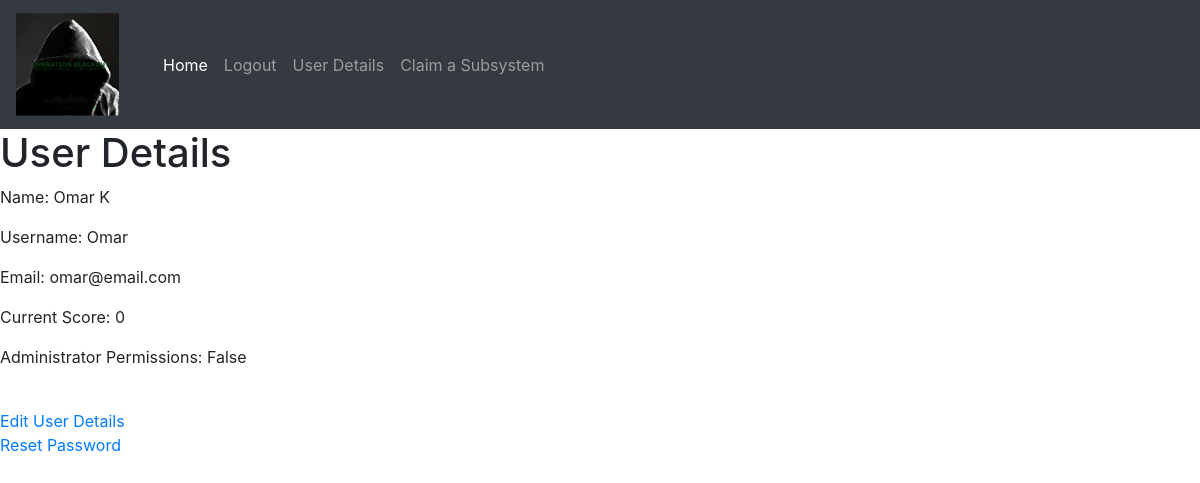
Page /user (signed in) on the earlier database version.
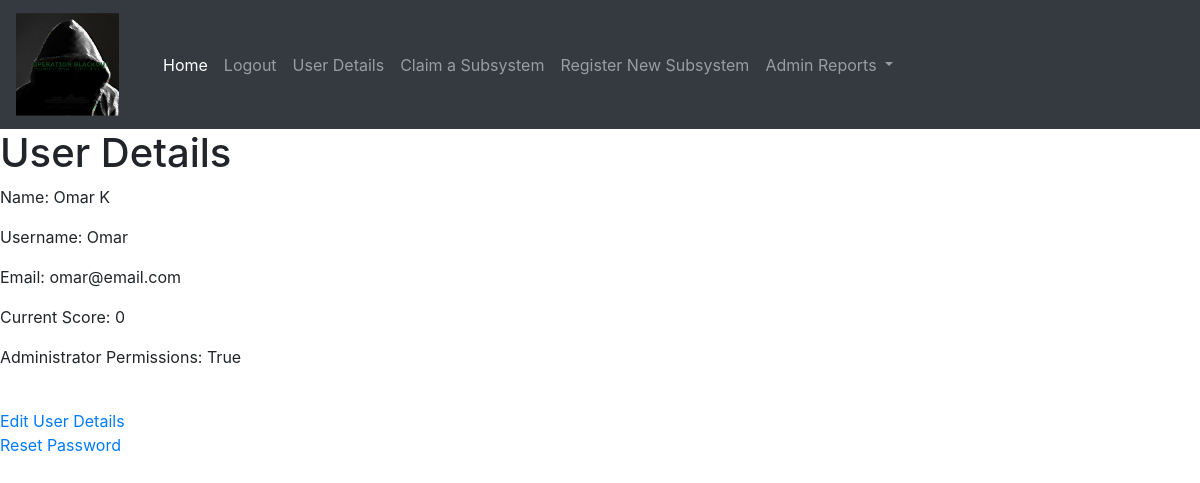
Same page on the later database version.
### models.py (models this page shows, shortened)
class User(UserMixin, db.Model):
    id = db.Column(db.Integer, primary_key=True)
    name = db.Column(db.String(64), index=True, unique=True)
    username = db.Column(db.String(64), index=True, unique=True)
    email = db.Column(db.String(120), index=True, unique=True)
    password_hash = db.Column(db.String(128))
    is_administrator = db.Column(db.Boolean)
    current_score = db.Column(db.Integer)
    def is_admin(self):
        if self.is_administrator == bool('true'):
            print("{} is an Administrator".format(self.username))
            return True
        else:
            print("{} is a Regular User".format(self.username))
            return False

### app.py (the view)
@app.route('/user', )
@login_required
def user_details():
    return render_template("user.html", title="User Details", user=current_user)

### models.py (called while the page is built)
@login.user_loader
def load_user(id):
    return User.query.get(int(id))

### templates/user.html
{% extends 'base.html' %}
{% block header %}
    <h1>{% block title %} {{ title }}   {% endblock %}</h1>
{% endblock %}
{% block content %}
    <p>Name: {{ user.name }}</p>
    <p>Username: {{ user.username }}</p>
    <p>Email: {{ user.email }}</p>
    <p>Current Score: {{ user.current_score }}</p>
    <p>Administrator Permissions: {{ user.is_administrator }}</p>
    <br>
    <a href=\edit_user\{{user.id}}>Edit User Details</a> <br>
    <a href=\reset_password\{{ user.id }}>Reset Password</a>
{% endblock %}

### templates/base.html (shortened to what this page needs)
<!DOCTYPE html>
<html lang="en">
<head>
    <link rel="stylesheet" href="https://stackpath.bootstrapcdn.com/bootstrap/4.3.1/css/bootstrap.min.css"
>
</head>
<body>
<nav class="navbar navbar-expand-lg navbar-dark bg-dark"><a class="navbar-brand" href="/"><img src="/static/Blackout%20logo.PNG" width="103" height="103"></a>
    <div class="collapse navbar-collapse" id="navbarSupportedContent">
        <ul class="navbar-nav mr-auto">
            <li class="nav-item active" style="padding-left: 20px"><a class="nav-link" href="/">Home <span class="sr-only">(current)</span></a></li>
            {% if user.is_anonymous %}
                <li class="nav-item"><a class="nav-link" href="/login">Login</a></li>
                <li class="nav-item"><a class="nav-link" href="/register">Registration</a></li>
            {% else %}
                <li class="nav-item"><a class="nav-link" href="/logout">Logout</a></li>
                <li class="nav-item"><a class="nav-link" href="/user">User Details</a></li>
                <li class="nav-item"><a class="nav-link" href="/claimsubsystem">Claim a Subsystem</a></li>
  {% if user.is_admin() %}
      <li class="nav-item"><a class="nav-link" href="/registersubsystem">Register New Subsystem</a></li>
    <li class="nav-item dropdown"><a class="nav-link dropdown-toggle" data-toggle="dropdown" id="Preview" href="#" role="button" aria-haspopup="true" aria-expanded="false"> Admin Reports </a>
    </li>
  {% endif %}
  {% endif %}
        </ul>
    </div>
</nav>
</body>
    <section class="content">
        <header>
            {% block header %}{% endblock %}
        </header>
        {% block content %}{% endblock %}
    </section>
</body>
</html>

Differences in the rows shown:
changed User "Omar K": is_administrator "False" → "True"
Other differences:
text now shown: "Register New Subsystem Admin Reports"
